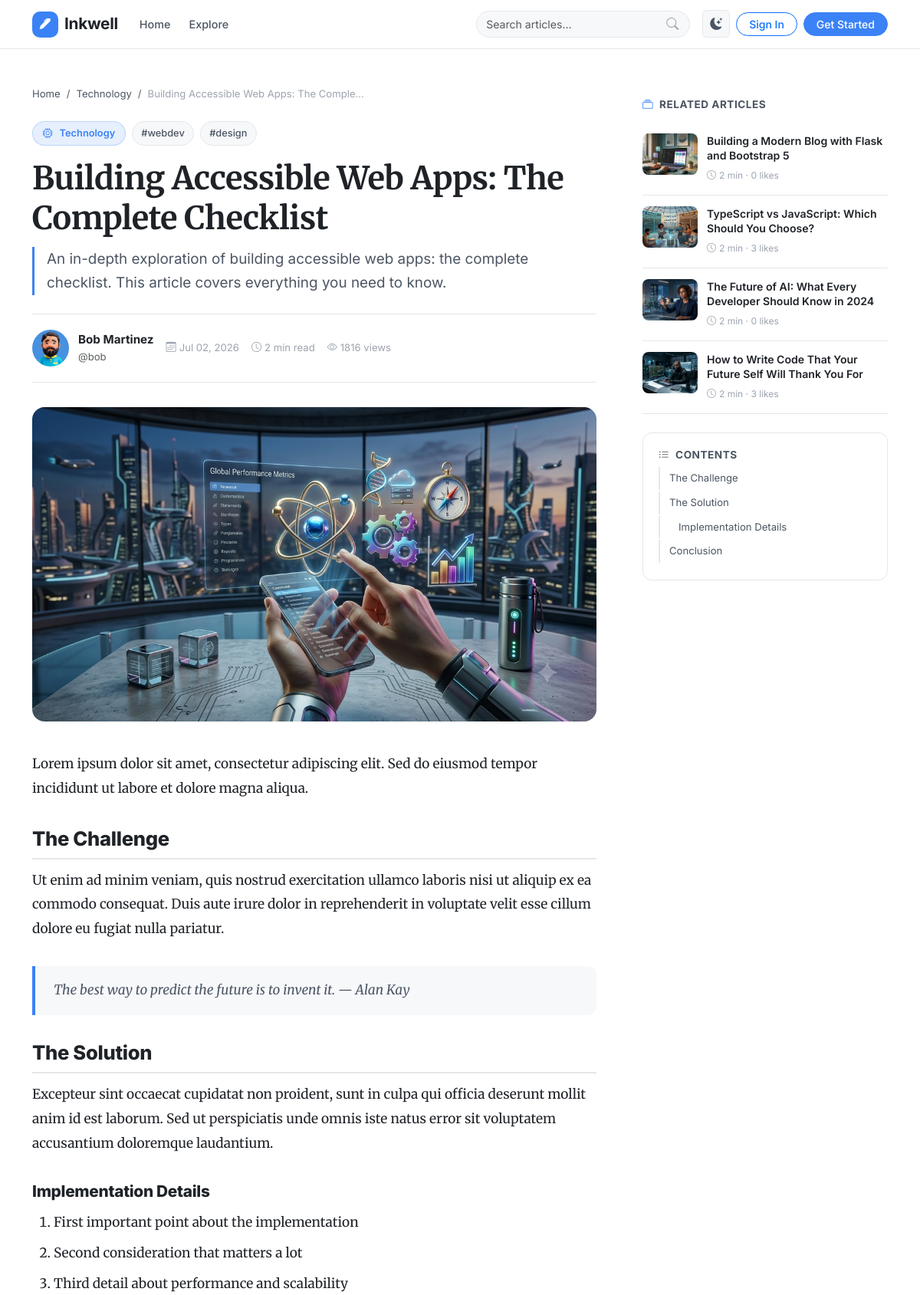
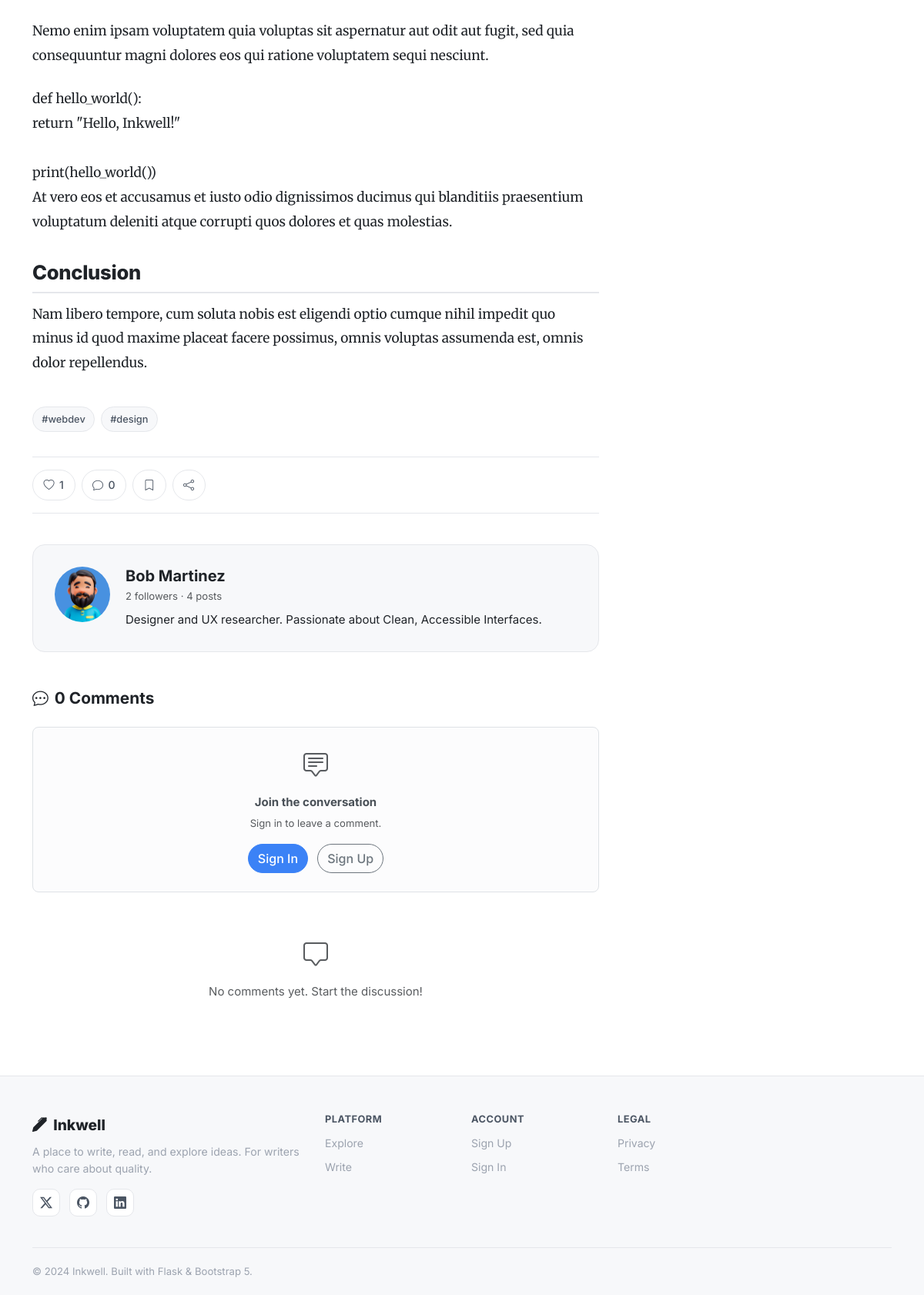
The page /posts/building-accessible-web-apps-the-complete-checklist on the database its author committed (2 pictures, top to bottom).
### app/models/category.py (models this page shows, shortened)
class Category(db.Model):
    __tablename__ = "categories"
    id = db.Column(db.Integer, primary_key=True)
    name = db.Column(db.String(80), unique=True, nullable=False)
    slug = db.Column(db.String(100), unique=True, nullable=False)
    description = db.Column(db.String(255))
    color = db.Column(db.String(7), default="#3b82d4")
    icon = db.Column(db.String(50), default="bi-journal")
    posts = db.relationship("Post", backref="category", lazy="dynamic")

### app/models/post.py (models this page shows, shortened)
class Post(db.Model):
    __tablename__ = "posts"
    id = db.Column(db.Integer, primary_key=True)
    title = db.Column(db.String(255), nullable=False)
    slug = db.Column(db.String(300), unique=True, nullable=False, index=True)
    excerpt = db.Column(db.String(500))
    content = db.Column(db.Text, nullable=False)
    cover_image = db.Column(db.String(255))
    status = db.Column(db.String(20), default="draft")  # draft | published | flagged
    is_featured = db.Column(db.Boolean, default=False)
    view_count = db.Column(db.Integer, default=0)
    reading_time = db.Column(db.Integer, default=1)  # minutes
    author_id = db.Column(db.Integer, db.ForeignKey("users.id"), nullable=False)
    category_id = db.Column(db.Integer, db.ForeignKey("categories.id"))
    created_at = db.Column(db.DateTime, default=datetime.utcnow)
    updated_at = db.Column(db.DateTime, default=datetime.utcnow, onupdate=datetime.utcnow)
    published_at = db.Column(db.DateTime)
    comments = db.relationship("Comment", backref="post", lazy="dynamic",
                                cascade="all, delete-orphan")
    bookmarks = db.relationship("Bookmark", backref="post", lazy="dynamic",
                                 cascade="all, delete-orphan")
    tags = db.relationship("Tag", secondary=post_tags, backref=db.backref("posts", lazy="dynamic"))
    def increment_views(self):
        self.view_count = (self.view_count or 0) + 1
    @property
    def like_count(self):
        from .like import Like
        return Like.query.filter_by(target_type="post", target_id=self.id).count()
    @property
    def comment_count(self):
        return self.comments.filter_by(parent_id=None).count()

### app/models/tag.py (models this page shows, shortened)
class Tag(db.Model):
    __tablename__ = "tags"
    id = db.Column(db.Integer, primary_key=True)
    name = db.Column(db.String(50), unique=True, nullable=False)
    slug = db.Column(db.String(60), unique=True, nullable=False)

### app/models/user.py (models this page shows, shortened)
class User(db.Model):
    __tablename__ = "users"
    id = db.Column(db.Integer, primary_key=True)
    username = db.Column(db.String(64), unique=True, nullable=False, index=True)
    email = db.Column(db.String(120), unique=True, nullable=False, index=True)
    password_hash = db.Column(db.String(256), nullable=False)
    display_name = db.Column(db.String(100))
    bio = db.Column(db.Text)
    avatar_url = db.Column(db.String(255), default="default_avatar.png")
    website = db.Column(db.String(255))
    twitter = db.Column(db.String(100))
    github = db.Column(db.String(100))
    linkedin = db.Column(db.String(100))
    role = db.Column(db.String(20), default="user")  # user | author | admin
    is_active = db.Column(db.Boolean, default=True)
    is_email_verified = db.Column(db.Boolean, default=False)
    created_at = db.Column(db.DateTime, default=datetime.utcnow)
    updated_at = db.Column(db.DateTime, default=datetime.utcnow, onupdate=datetime.utcnow)
    last_seen = db.Column(db.DateTime)
    posts = db.relationship("Post", backref="author", lazy="dynamic", cascade="all, delete-orphan")
    comments = db.relationship("Comment", backref="author", lazy="dynamic", cascade="all, delete-orphan")
    likes = db.relationship("Like", backref="user", lazy="dynamic", cascade="all, delete-orphan")
    bookmarks = db.relationship("Bookmark", backref="user", lazy="dynamic", cascade="all, delete-orphan")
    notifications = db.relationship("Notification", backref="recipient", lazy="dynamic",
                                    foreign_keys="Notification.user_id", cascade="all, delete-orphan")
    followed = db.relationship(
        "User",
        secondary=followers_table,
        primaryjoin=(followers_table.c.follower_id == id),
        secondaryjoin=(followers_table.c.followed_id == id),
        backref=db.backref("followers", lazy="dynamic"),
        lazy="dynamic",
    )
    @property
    def follower_count(self) -> int:
        return self.followers.count()
    @property
    def post_count(self) -> int:
        return self.posts.filter_by(status="published").count()

### app/blueprints/posts/__init__.py (the view)
@posts_bp.route("/<slug>")
def detail(slug):
    post = Post.query.filter_by(slug=slug).first_or_404()
    if post.status != "published" and session.get("user_id") != post.author_id:
        if session.get("user_role") != "admin":
            from flask import abort
            abort(404)
    post.increment_views()
    db.session.commit()
    current_user = get_current_user()
    page = request.args.get("page", 1, type=int)
    from flask import current_app
    comments_pagination = post.comments.filter_by(parent_id=None, is_approved=True)\
        .order_by(db.text("created_at DESC"))\
        .paginate(page=page, per_page=current_app.config["COMMENTS_PER_PAGE"], error_out=False)
    related = Post.query.filter(
        Post.category_id == post.category_id,
        Post.id != post.id,
        Post.status == "published"
    ).order_by(Post.published_at.desc()).limit(4).all()
    return render_template(
        "posts/detail.html",
        post=post,
        comments=comments_pagination.items,
        comments_pagination=comments_pagination,
        related=related,
        current_user=current_user,
    )

### app/templates/posts/detail.html (shortened to what this page needs)
{% extends "base.html" %}
{% block extra_css %}
<link rel="stylesheet" href="{{ url_for('static', filename='css/post.css') }}">
{% endblock %}
{% block content %}
<div class="container py-5">
  <div class="row justify-content-center">
    <article class="col-lg-8" itemscope itemtype="https://schema.org/BlogPosting">
      <nav aria-label="breadcrumb" class="mb-4">
        <ol class="breadcrumb breadcrumb-sm">
          <li class="breadcrumb-item"><a href="{{ url_for('main.index') }}">Home</a></li>
          {% if post.category %}
          <li class="breadcrumb-item"><a href="{{ url_for('posts.index', category=post.category.slug) }}">{{ post.category.name }}</a></li>
          {% endif %}
          <li class="breadcrumb-item active" aria-current="page">{{ post.title[:40] }}{% if post.title|length > 40 %}…{% endif %}</li>
        </ol>
      </nav>
      <div class="d-flex flex-wrap align-items-center gap-2 mb-3">
        {% if post.category %}
        <a href="{{ url_for('posts.index', category=post.category.slug) }}" class="badge-category-pill" style="background: {{ post.category.color }}20; color: {{ post.category.color }}; border: 1px solid {{ post.category.color }}40;">
          <i class="{{ post.category.icon }} me-1"></i>{{ post.category.name }}
        </a>
        {% endif %}
        {% for tag in post.tags %}
        <a href="{{ url_for('posts.index', tag=tag.slug) }}" class="badge-tag">#{{ tag.name }}</a>
        {% endfor %}
      </div>
      <h1 class="post-title" itemprop="headline">{{ post.title }}</h1>
      {% if post.excerpt %}
      <p class="post-lead" itemprop="description">{{ post.excerpt }}</p>
      {% endif %}
      <div class="author-bar">
        <a href="{{ url_for('users.profile', username=post.author.username) }}" class="author-bar-link">
          <img src="{{ url_for('static', filename=post.author.avatar_url) }}" alt="{{ post.author.username }}"
               class="avatar-md rounded-circle" onerror="this.src='/static/images/default_avatar.png'">
          <div class="author-bar-info">
            <strong itemprop="author">{{ post.author.display_name or post.author.username }}</strong>
            <span class="text-muted small">@{{ post.author.username }}</span>
          </div>
        </a>
        <div class="author-bar-meta">
          <span><i class="bi bi-calendar3 me-1"></i>{{ post.published_at.strftime('%b %d, %Y') if post.published_at else 'Draft' }}</span>
          <span><i class="bi bi-clock me-1"></i>{{ post.reading_time }} min read</span>
          <span><i class="bi bi-eye me-1"></i>{{ post.view_count }} views</span>
        </div>
      </div>
      {% if post.cover_image %}
      <div class="post-cover-wrap">
        <img src="{{ url_for('static', filename=post.cover_image) }}" alt="{{ post.title }}"
             class="post-cover-img" itemprop="image" onerror="this.parentElement.style.display='none'">
      </div>
      {% endif %}
      <div class="post-content" itemprop="articleBody">
        {{ post.content|safe }}
      </div>
      {% if post.tags %}
      <div class="post-tags-footer">
        {% for tag in post.tags %}
        <a href="{{ url_for('posts.index', tag=tag.slug) }}" class="badge-tag">#{{ tag.name }}</a>
        {% endfor %}
      </div>
      {% endif %}
      <div class="post-actions-bar">
        <button class="action-btn like-btn {% if current_user %}{% endif %}" id="likeBtn"
                data-slug="{{ post.slug }}" data-liked="{{ 'true' if current_user and post.is_liked_by(current_user) else 'false' }}">
          <i class="bi bi-heart{% if current_user and post.is_liked_by(current_user) %}-fill text-danger{% endif %}"></i>
          <span id="likeCount">{{ post.like_count }}</span>
        </button>
        <a href="#comments" class="action-btn">
          <i class="bi bi-chat"></i>
          <span>{{ post.comment_count }}</span>
        </a>
        <button class="action-btn bookmark-btn" id="bookmarkBtn" data-slug="{{ post.slug }}"
                data-bookmarked="{{ 'true' if current_user and post.is_bookmarked_by(current_user) else 'false' }}">
          <i class="bi bi-bookmark{% if current_user and post.is_bookmarked_by(current_user) %}-fill text-primary{% endif %}"></i>
        </button>
        <div class="dropdown">
          <button class="action-btn dropdown-toggle-no-caret" data-bs-toggle="dropdown">
            <i class="bi bi-share"></i>
          </button>
        </div>
      </div>
      <div class="author-bio-card">
        <img src="{{ url_for('static', filename=post.author.avatar_url) }}" alt="{{ post.author.username }}"
             class="avatar-lg rounded-circle" onerror="this.src='/static/images/default_avatar.png'">
        <div class="author-bio-info">
          <h5 class="mb-1">
            <a href="{{ url_for('users.profile', username=post.author.username) }}">{{ post.author.display_name or post.author.username }}</a>
          </h5>
          <p class="text-muted small mb-2">{{ post.author.follower_count }} followers · {{ post.author.post_count }} posts</p>
          {% if post.author.bio %}
          <p class="mb-0">{{ post.author.bio }}</p>
          {% endif %}
        </div>
      </div>
      <section id="comments" class="comments-section">
        <h3 class="comments-title"><i class="bi bi-chat-dots me-2"></i>{{ post.comment_count }} Comment{{ 's' if post.comment_count != 1 }}</h3>
        {% if current_user %}
        <form method="POST" action="{{ url_for('comments.add_comment', post_id=post.id) }}" class="comment-form">
          <div class="d-flex gap-3">
            <img src="{{ url_for('static', filename=current_user.avatar_url) }}" alt="{{ current_user.username }}"
                 class="avatar-sm rounded-circle flex-shrink-0" onerror="this.src='/static/images/default_avatar.png'">
            <div class="flex-grow-1">
              <textarea name="content" class="form-control comment-input" rows="3"
                        placeholder="Share your thoughts…" required minlength="2"></textarea>
              <div class="d-flex justify-content-end mt-2">
                <button type="submit" class="btn btn-primary rounded-pill px-4">Post Comment</button>
              </div>
            </div>
          </div>
        </form>
        {% else %}
        <div class="alert alert-light border rounded-3 text-center py-4">
          <i class="bi bi-chat-square-text fs-2 text-muted d-block mb-2"></i>
          <strong>Join the conversation</strong>
          <p class="text-muted small mt-1 mb-3">Sign in to leave a comment.</p>
          <a href="{{ url_for('auth.login') }}" class="btn btn-primary rounded-pill me-2">Sign In</a>
          <a href="{{ url_for('auth.register') }}" class="btn btn-outline-secondary rounded-pill">Sign Up</a>
        </div>
        {% endif %}
        <div class="comment-list mt-4">
          {% for comment in comments %}
          {% include 'partials/comment.html' %}
          {% else %}
          <div class="empty-comments">
            <i class="bi bi-chat-square fs-2 text-muted"></i>
            <p class="text-muted mt-2">No comments yet. Start the discussion!</p>
          </div>
          {% endfor %}
        </div>
      </section>
    </article>
    <aside class="col-lg-4 mt-5 mt-lg-0 ps-lg-5">
      <div class="sticky-top pt-3" style="top: 80px;">
        {% if related %}
        <h6 class="sidebar-card-title mb-3"><i class="bi bi-collection me-2 text-primary"></i>Related Articles</h6>
        {% for rpost in related %}
        <div class="related-card" data-aos="fade-left" data-aos-delay="{{ loop.index0 * 80 }}">
          {% if rpost.cover_image %}
          <img src="{{ url_for('static', filename=rpost.cover_image) }}" alt="{{ rpost.title }}" class="related-img" onerror="this.style.display='none'">
          {% endif %}
          <div class="related-info">
            <a href="{{ url_for('posts.detail', slug=rpost.slug) }}" class="related-title">{{ rpost.title }}</a>
            <span class="related-meta"><i class="bi bi-clock me-1"></i>{{ rpost.reading_time }} min · {{ rpost.like_count }} likes</span>
          </div>
        </div>
        {% endfor %}
        {% endif %}
        <div id="toc" class="sidebar-card mt-4" style="display:none">
          <h6 class="sidebar-card-title mb-2"><i class="bi bi-list-ul me-2 text-muted"></i>Contents</h6>
          <nav id="tocNav"></nav>
        </div>
      </div>
    </aside>
  </div>
</div>
{% endblock %}

### rows shown on the page
Category: category.name "Technology"
Post: title "Building Accessible Web Apps: The Comple", title "Building Accessible Web Apps: The Complete Checklist", excerpt "An in-depth exploration of building accessible web apps: the complete checklist. This article covers everything you need to know.", published_at "Jul 02, 2026", reading_time "2", view_count "1816", cover_image (picture), content "Lorem ipsum dolor sit amet, consectetur adipiscing elit. Sed do eiusmod tempor incididunt ut labore et dolore magna aliqua. The Challenge Ut enim ad minim veniam, quis nostrud exercitation ullamco laboris nisi ut aliquip ex ea commodo consequat. Duis aute irure dolor in reprehenderit in voluptate velit esse cillum dolore eu fugiat nulla pariatur. The best way to predict the future is to invent it. — Alan Kay The Solution Excepteur sint occaecat cupidatat non proident, sunt in culpa qui officia deserunt mollit anim id est laborum. Sed ut perspiciatis unde omnis iste natus error sit voluptatem accusantium doloremque laudantium. Implementation Details First important point about the…"
Tag: name "webdev"
Tag: name "design"
User: avatar_url (picture), author "Bob Martinez", author.username "bob", author.bio "Designer and UX researcher. Passionate about Clean, Accessible Interfaces."
Post: cover_image (picture), title "Building a Modern Blog with Flask and Bootstrap 5", reading_time "2", like_count "0"
Post: cover_image (picture), title "TypeScript vs JavaScript: Which Should You Choose?", reading_time "2", like_count "3"
Post: cover_image (picture), title "The Future of AI: What Every Developer Should Know in 2024", reading_time "2", like_count "0"
Post: cover_image (picture), title "How to Write Code That Your Future Self Will Thank You For", reading_time "2", like_count "3"

### other values the page prints
{{ post.like_count }} "1"
{{ post.comment_count }} "0"
{{ post.author.follower_count }} "2"
{{ post.author.post_count }} "4"
{{ 's' if post.comment_count != 1 }} "s"
{{ 2024 }} "2024"
